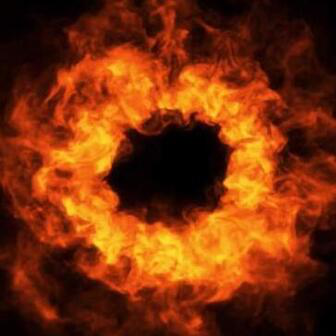
#> input picture firmware/sancho_face/eye_gen/iris_out_data/fireScl.png, 336 x 336 px, given in place of iris2.png, which was not available
$ python iris_polar_gen.py
#> lines starting #> are read from the running program, lines starting #| are printed output that depends on the picture; pictures that were not available may be replaced by others from this repository, and a replacement may not be noted
# Pipeline script:
# - Takes a 112x112 cartesian iris image (any format supported by matplotlib.image)
# - Unwraps it to a polar color texture (128x360) and saves PNG
# - Generates polar lookup (112x112, packed uint16) and saves as polar.h
# - Reconstructs the cartesian iris (112x112) sampling back from the polar color texture
#
# Outputs (saved in /mnt/data):
#   - iris_polar_128x360.png
#   - polar.h
#   - iris_cartesian_reconstructed_112x112.png
#
# Demo: it will run once using the synthetic /mnt/data/iris_cartesian_112x112.png produced earlier.
#
# Notes:
# - If your input image isn't exactly 112x112, it will be resized with bilinear filtering.
# - The pipeline assumes the iris circle is centered and fits inside the 112x112 square.
# - You can change IRIS_MAP_WIDTH/HEIGHT if needed, but 128x360 is recommended.

import numpy as np
import math
from pathlib import Path
import matplotlib.pyplot as plt
import matplotlib.image as mpimg

IRIS_WIDTH, IRIS_HEIGHT = 112, 112          # cartesian iris size
IRIS_MAP_HEIGHT, IRIS_MAP_WIDTH = 128, 360  # polar color texture size

def load_cartesian_image(path, target_w=IRIS_WIDTH, target_h=IRIS_HEIGHT):
#> called with target_w = 112, target_h = 112
    img = mpimg.imread(path)
#> img is the input picture: shape (336, 336, 3) float32; mean R, G, B 0.479, 0.19, 0.0445
    # Convert to uint8 0..255 if needed
    if img.dtype == np.float32 or img.dtype == np.float64:
        img = np.clip(img * (255 if img.max() <= 1.0 else 1.0), 0, 255).astype(np.uint8)
    elif img.dtype != np.uint8:
        img = img.astype(np.uint8)

    # Remove alpha if present
    if img.ndim == 2:
        img = np.stack([img, img, img], axis=-1)
    if img.shape[-1] == 4:
        img = img[..., :3]

    h, w, _ = img.shape
#> h = 336; w = 336
    if (w, h) != (target_w, target_h):
        # Bilinear resize to 112x112
        img = bilinear_resize(img, target_w, target_h)
    return img

def bilinear_resize(img, new_w, new_h):
#> called with new_w = 112, new_h = 112
    h, w, c = img.shape
#> h = 336; w = 336; c = 3
    x_ratio = (w - 1) / (new_w - 1) if new_w > 1 else 0
#> x_ratio = 3.02
    y_ratio = (h - 1) / (new_h - 1) if new_h > 1 else 0
#> y_ratio = 3.02
    out = np.zeros((new_h, new_w, c), dtype=np.uint8)
    for j in range(new_h):
        for i in range(new_w):
            x = x_ratio * i
            y = y_ratio * j
            x0, y0 = int(math.floor(x)), int(math.floor(y))
            x1, y1 = min(x0 + 1, w - 1), min(y0 + 1, h - 1)
            fx, fy = x - x0, y - y0
            c00 = img[y0, x0].astype(np.float32)
            c10 = img[y0, x1].astype(np.float32)
            c01 = img[y1, x0].astype(np.float32)
            c11 = img[y1, x1].astype(np.float32)
            c0 = c00 * (1 - fx) + c10 * fx
            c1 = c01 * (1 - fx) + c11 * fx
            c  = c0 * (1 - fy) + c1 * fy
            out[j, i] = np.clip(c + 0.5, 0, 255).astype(np.uint8)
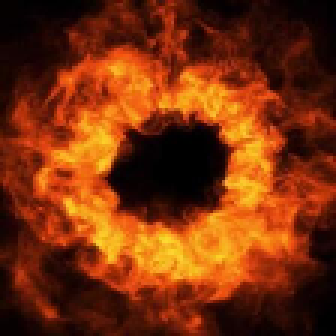
#> out: shape (112, 112, 3) (shown 3 times larger); mean R, G, B 121.1, 48, 11.3
    return out

def build_polar_lookup(w=IRIS_WIDTH, h=IRIS_HEIGHT):
#> called with w = 112, h = 112
    cx, cy = (w-1)/2.0, (h-1)/2.0
    radMax = min(w, h)/2.0 - 0.5
    polar_u16 = np.zeros((h, w), dtype=np.uint16)
    for iy in range(h):
        for ix in range(w):
            dx = ix - cx
            dy = iy - cy
            dy_inv = -dy

            rad = math.hypot(dx, dy)
            r01 = min(1.0, max(0.0, rad / radMax))
            rNorm = int(round(r01 * 127.0))

            if dx == 0 and dy_inv == 0:
                ang = 0.0
            else:
                ang = math.atan2(dy_inv, dx)  # [-pi,pi]
                if ang < 0: ang += 2.0 * math.pi

            thetaIdx = int(round(ang * 512.0 / (2.0*math.pi))) & 511
            polar_u16[iy, ix] = (thetaIdx << 7) | rNorm
    return polar_u16

def write_polar_header(polar_u16, path):
    h, w = polar_u16.shape
    with open(path, "w") as f:
        f.write("#pragma once\n#include <stdint.h>\n#include <pgmspace.h>\n\n")
        f.write(f"#define IRIS_WIDTH  {w}\n")
        f.write(f"#define IRIS_HEIGHT {h}\n\n")
        f.write(f"const uint16_t polar[{w*h}] PROGMEM = {{\n")
        flat = polar_u16.flatten()
        for i, val in enumerate(flat):
            f.write(f"0x{int(val):04X}")
            if i != len(flat)-1:
                f.write(", ")
            if (i+1) % 12 == 0:
                f.write("\n")
        f.write("\n};\n")

def unwrap_cartesian_to_polar(cart_img, H=IRIS_MAP_HEIGHT, W=IRIS_MAP_WIDTH):
    # cart_img is 112x112, centered circular iris
#> called with H = 128, W = 360
    h, w, _ = cart_img.shape
#> h = 112; w = 112
    cx, cy = (w-1)/2.0, (h-1)/2.0
#> cx = 55.5; cy = 55.5
    radMax = min(w, h)/2.0 - 0.5
#> radMax = 55.5
    polar_tex = np.zeros((H, W, 3), dtype=np.uint8)
    for d in range(H):
        r01 = d / (H-1)
        rad = r01 * radMax
        for a in range(W):
            theta = 2.0 * math.pi * (a / W)
            x = cx + rad * math.cos(theta)
            y = cy - rad * math.sin(theta)  # invert Y
            # Bilinear sample from cart_img
            x0, y0 = int(math.floor(x)), int(math.floor(y))
            x1, y1 = min(x0 + 1, w - 1), min(y0 + 1, h - 1)
            fx, fy = x - x0, y - y0

            def clamp(v, lo, hi): return lo if v < lo else (hi if v > hi else v)
            x0c = clamp(x0, 0, w-1); x1c = clamp(x1, 0, w-1)
            y0c = clamp(y0, 0, h-1); y1c = clamp(y1, 0, h-1)

            c00 = cart_img[y0c, x0c].astype(np.float32)
            c10 = cart_img[y0c, x1c].astype(np.float32)
            c01 = cart_img[y1c, x0c].astype(np.float32)
            c11 = cart_img[y1c, x1c].astype(np.float32)

            c0 = c00*(1-fx) + c10*fx
            c1 = c01*(1-fx) + c11*fx
            c  = c0*(1-fy) + c1*fy

            polar_tex[d, a] = np.clip(c + 0.5, 0, 255).astype(np.uint8)
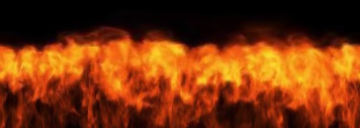
#> polar_tex: shape (128, 360, 3); mean R, G, B 121.5, 52, 11.7
    return polar_tex

def wrap_polar_to_cartesian(polar_tex, out_w=IRIS_WIDTH, out_h=IRIS_HEIGHT):
    # Reconstruct 112x112 cartesian from polar color texture (H=128, W=360)
#> called with out_w = 112, out_h = 112
    H, W, _ = polar_tex.shape
#> H = 128; W = 360
    cx, cy = (out_w-1)/2.0, (out_h-1)/2.0
    radMax = min(out_w, out_h)/2.0 - 0.5
    out = np.zeros((out_h, out_w, 3), dtype=np.uint8)
    for y in range(out_h):
        for x in range(out_w):
            dx, dy = x - cx, y - cy
            r = math.hypot(dx, dy)
            if r > radMax:
                out[y, x] = (0, 0, 0)
                continue
            r01 = r / radMax
            d = r01 * (H-1)

            theta = math.atan2(-(dy), dx)
            if theta < 0: theta += 2.0*math.pi
            a = theta / (2.0*math.pi) * (W-1)

            # Bilinear sample from polar_tex at (d,a)
            d0, a0 = int(math.floor(d)), int(math.floor(a))
            d1, a1 = min(d0 + 1, H - 1), min(a0 + 1, W - 1)
            fd, fa = d - d0, a - a0

            c00 = polar_tex[d0, a0].astype(np.float32)
            c10 = polar_tex[d1, a0].astype(np.float32)
            c01 = polar_tex[d0, a1].astype(np.float32)
            c11 = polar_tex[d1, a1].astype(np.float32)

            c0 = c00*(1-fd) + c10*fd
            c1 = c01*(1-fd) + c11*fd
            c  = c0*(1-fa) + c1*fa
            out[y, x] = np.clip(c + 0.5, 0, 255).astype(np.uint8)
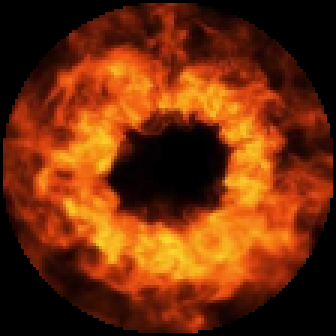
#> out: shape (112, 112, 3) (shown 3 times larger); mean R, G, B 112.2, 45.9, 10.4
    return out

def process(input_path):
    input_path = Path(input_path)

    #Create output directory in input file's parent
    out_dir = input_path.parent / "iris_out_data"
    out_dir.mkdir(parents=True, exist_ok=True)

    # 1) Load/resize to 112x112
    cart = load_cartesian_image(input_path)

    # 2) Build polar lookup and export header
    polar_u16 = build_polar_lookup(IRIS_WIDTH, IRIS_HEIGHT)
    header_path = out_dir / "polar.h"
    write_polar_header(polar_u16, header_path.as_posix())

    # 3) Unwrap to polar color texture (128x360)
    polar_tex = unwrap_cartesian_to_polar(cart, IRIS_MAP_HEIGHT, IRIS_MAP_WIDTH)
    polar_png = out_dir / "iris_polar_128x360.png"
    plt.imsave(polar_png.as_posix(), polar_tex)

    # 4) Reconstruct cartesian (112x112) from polar color texture
    cart_recon = wrap_polar_to_cartesian(polar_tex, IRIS_WIDTH, IRIS_HEIGHT)
    recon_png = out_dir / "iris_cartesian_reconstructed_112x112.png"
    plt.imsave(recon_png.as_posix(), cart_recon)

    # Also save a normalized input copy for reference
    norm_input_png = out_dir / "iris_cartesian_input_112x112.png"
    plt.imsave(norm_input_png.as_posix(), cart)

    return {
        "input_norm": norm_input_png.as_posix(),
        "polar_png": polar_png.as_posix(),
        "polar_header": header_path.as_posix(),
        "reconstructed_png": recon_png.as_posix()
    }

# Demo run using the synthetic iris we created earlier:
demo_input = "/home/mapir/sancho_robot/Animated_Eyes_2/normal_eye_files/iris2.png"  # this was created in a prior step
outputs = process(demo_input)
outputs
